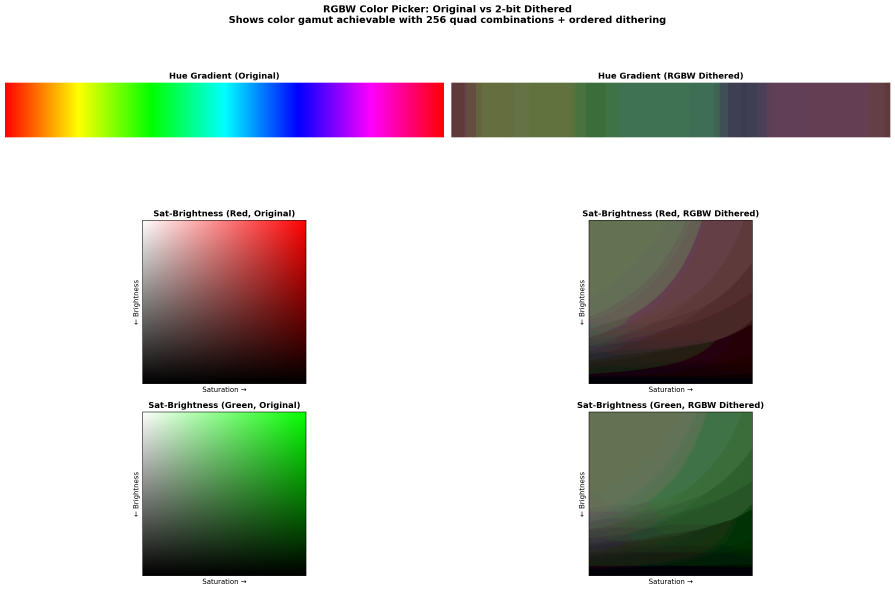
#> input picture rgbw_color_picker.png, 2685 x 1770 px (shown at 1/3 size)
$ python dither_compare.py ../rgbw_color_picker.png out.png
#> lines starting #> are read from the running program, lines starting #| are printed output that depends on the picture
#!/usr/bin/env python3
"""
Compare dithering approaches:
1. OLD: Single 8x8 Bayer + per-CFA bias (Friday's RTL)
2. NEW: CFA-balanced per-color 4x4 Bayer (current RTL)
3. W-AWARE: W compensates for dithered B/G/R values
"""

import numpy as np
from PIL import Image
import sys

# CFA simulation colors - tuned to match real display
CFA_COLORS = {
    "B": np.array([30, 50, 240]),   # Blue
    "W": np.array([255, 255, 255]),
    "G": np.array([80, 150, 65]),   # Green - balanced (120 was too purple, 160 too yellow)
    "R": np.array([240, 55, 50]),   # Slightly less red
}

# degamma_fg LUT from RTL
DEGAMMA_FG_LUT = np.array([
    0, 5, 8, 11, 14, 17, 20, 23, 26, 29, 32, 35,
    38, 42, 46, 50, 54, 58, 62, 66, 70,
    74, 78, 82, 86, 90, 94, 98, 102, 106, 110, 114,
    118, 122, 126, 130, 134, 138, 142, 146, 150, 154,
    158, 162, 166, 170, 174, 178, 182, 186, 190, 194,
    198, 202, 206, 210, 214, 218,
    222, 228, 235, 242, 250, 255
], dtype=np.uint8)

# Standard 8x8 Bayer matrix
BAYER_8X8 = np.array([
    [-8,  0, -6,  2, -7,  1, -5,  3],
    [ 4, -4,  6, -2,  5, -3,  7, -1],
    [-5,  3, -7,  1, -4,  4, -6,  2],
    [ 7, -1,  5, -3,  6, -2,  4, -4],
    [-7,  1, -5,  3, -8,  0, -6,  2],
    [ 5, -3,  7, -1,  4, -4,  6, -2],
    [-4,  4, -6,  2, -5,  3, -7,  1],
    [ 6, -2,  4, -4,  7, -1,  5, -3]
], dtype=np.float32)

# Per-CFA bias from OLD RTL (relative to BIAS_2B=15)
OLD_BIAS = {'B': 6, 'W': -2, 'G': -6, 'R': -2}


def apply_degamma_fg(values):
    """Apply degamma_fg shadow-boost curve."""
    idx = (values.astype(np.uint16) >> 2).clip(0, 63).astype(np.uint8)
    return DEGAMMA_FG_LUT[idx].astype(np.float32)


def quantize_4level(linear, bayer_offset):
    """Quantize to 4 levels with Bayer dithering."""
    # Scale to 5-bit (0-31), add bayer offset, take top 2 bits
    scaled = (linear / 255.0 * 31.0).astype(np.float32)
    dithered = np.clip(scaled + bayer_offset, 0, 31)
    quantized = (dithered / 8).astype(np.uint8)  # 0-3
    return (quantized * 85).astype(np.uint8)  # 0, 85, 170, 255


def get_bayer_8x8_tiled(h, w):
    """Tile standard 8x8 Bayer."""
    return np.tile(BAYER_8X8, (h // 8 + 1, w // 8 + 1))[:h, :w]


def get_cfa_balanced_8x8(phases=None):
    """Per-CFA balanced 8x8: each CFA sees independent 4x4 Bayer."""
    bayer4 = np.array([
        [ 0,  8,  2, 10],
        [12,  4, 14,  6],
        [ 3, 11,  1,  9],
        [15,  7, 13,  5]
    ], dtype=np.float32)

    matrix = np.zeros((8, 8), dtype=np.float32)
    if phases is None:
        phases = {'B': 0, 'W': 8, 'G': 4, 'R': 12}  # Original

    for i in range(4):
        for j in range(4):
            # B at (2i, 2j)
            matrix[2*i, 2*j] = (bayer4[i, j] + phases['B']) % 16 - 8
            # W at (2i, 2j+1)
            matrix[2*i, 2*j+1] = (bayer4[i, j] + phases['W']) % 16 - 8
            # G at (2i+1, 2j)
            matrix[2*i+1, 2*j] = (bayer4[i, j] + phases['G']) % 16 - 8
            # R at (2i+1, 2j+1)
            matrix[2*i+1, 2*j+1] = (bayer4[i, j] + phases['R']) % 16 - 8

    return matrix


def simulate_cfa(bw_image):
    """Simulate CFA color output from grayscale subpixels."""
    h, w = bw_image.shape
    output = np.zeros((h, w, 3), dtype=np.uint8)

    for (dy, dx), color in [((0,0), 'B'), ((0,1), 'W'), ((1,0), 'G'), ((1,1), 'R')]:
        mask = bw_image[dy::2, dx::2].astype(np.float32) / 255.0
        for c in range(3):
            output[dy::2, dx::2, c] = (mask * CFA_COLORS[color][c]).astype(np.uint8)

    return output


# [82 lines left out: functions dither_old, dither_new, dither_w_first, not called in this run]


def dither_grbw(rgb, bias_r=0, bias_g=0, bias_b=0):
    """G-R-B-W: G first, then R, then B, then W. Optional per-channel bias."""
    h, w = rgb.shape[:2]

    r_in = np.clip(rgb[:,:,0].astype(np.float32) + bias_r, 0, 255)
    g_in = np.clip(rgb[:,:,1].astype(np.float32) + bias_g, 0, 255)
    b_in = np.clip(rgb[:,:,2].astype(np.float32) + bias_b, 0, 255)
    lum = (0.299 * r_in + 0.587 * g_in + 0.114 * b_in).astype(np.float32)

    # G=0, R=4, B=8, W=12
    phases = {'G': 0, 'R': 4, 'B': 8, 'W': 12}
    bayer = get_cfa_balanced_8x8(phases)
    bayer = np.tile(bayer, (h // 8 + 1, w // 8 + 1))[:h, :w]
    bayer_half = np.floor(bayer / 2)

    bw_b = quantize_4level(apply_degamma_fg(b_in), bayer_half)
    bw_w = quantize_4level(apply_degamma_fg(lum), bayer_half)
    bw_g = quantize_4level(apply_degamma_fg(g_in), bayer_half)
    bw_r = quantize_4level(apply_degamma_fg(r_in), bayer_half)

    output = np.zeros((h, w), dtype=np.uint8)
    output[0::2, 0::2] = bw_b[0::2, 0::2]
    output[0::2, 1::2] = bw_w[0::2, 1::2]
    output[1::2, 0::2] = bw_g[1::2, 0::2]
    output[1::2, 1::2] = bw_r[1::2, 1::2]

    return output


# [48 lines left out: function dither_w_aware, not called in this run]


def run_comparison(input_path, output_prefix="dither"):
    """Run comparison of all approaches."""
#> called with input_path = '../rgbw_color_picker.png', output_prefix = 'out.png'
    print(f"Loading {input_path}...")
    img = Image.open(input_path).convert('RGB')
    rgb = np.array(img)
    h, w = rgb.shape[:2]
#> h = 1770; w = 2685
    print(f"  Size: {w}x{h}")
#|   Size: 2685x1770

    methods = [
        ("1x", lambda rgb: dither_grbw(rgb, bias_g=8, bias_r=4, bias_b=-4), "G+8 R+4 B-4 (1x)"),
        ("1.5x", lambda rgb: dither_grbw(rgb, bias_g=12, bias_r=6, bias_b=-6), "G+12 R+6 B-6 (1.5x)"),
        ("2x", lambda rgb: dither_grbw(rgb, bias_g=16, bias_r=8, bias_b=-8), "G+16 R+8 B-8 (2x)"),
        ("3x", lambda rgb: dither_grbw(rgb, bias_g=24, bias_r=12, bias_b=-12), "G+24 R+12 B-12 (3x)"),
    ]

    results = []
    for name, func, desc in methods:
        print(f"  {desc}...")
        bw = func(rgb)
        cfa = simulate_cfa(bw)
        results.append((name, bw, cfa, desc))
        Image.fromarray(cfa).save(f"{output_prefix}_{name}.png")
#> this loop made 4 passes
#> (name, desc) on passes 1 to 4: ('1x', 'G+8 R+4 B-4 (1x)'), ('1.5x', 'G+12 R+6 B-6 (1.5x)'), ('2x', 'G+16 R+8 B-8 (2x)'), ('3x', 'G+24 R+12 B-12 (3x)')
#> (printed output is left out)
#> pass 1, in dither_grbw, `lum = (0.299 * r_in + 0.587 * g_in + 0.114 * b_in).astype(np.float32)`:
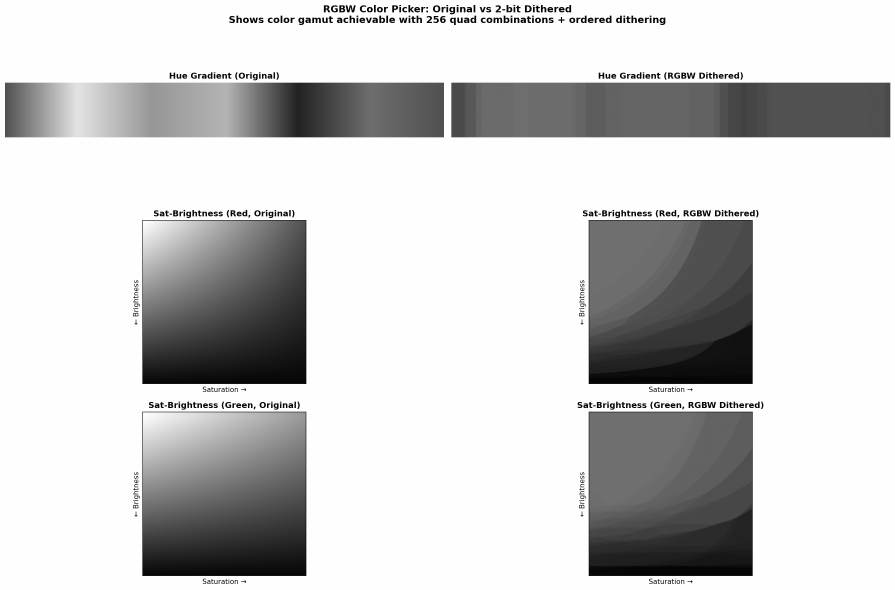
#> lum: shape (1770, 2685) float32 (shown at 1/3 size); min 5.89, max 254.5, mean 204.7
#> after the loop:
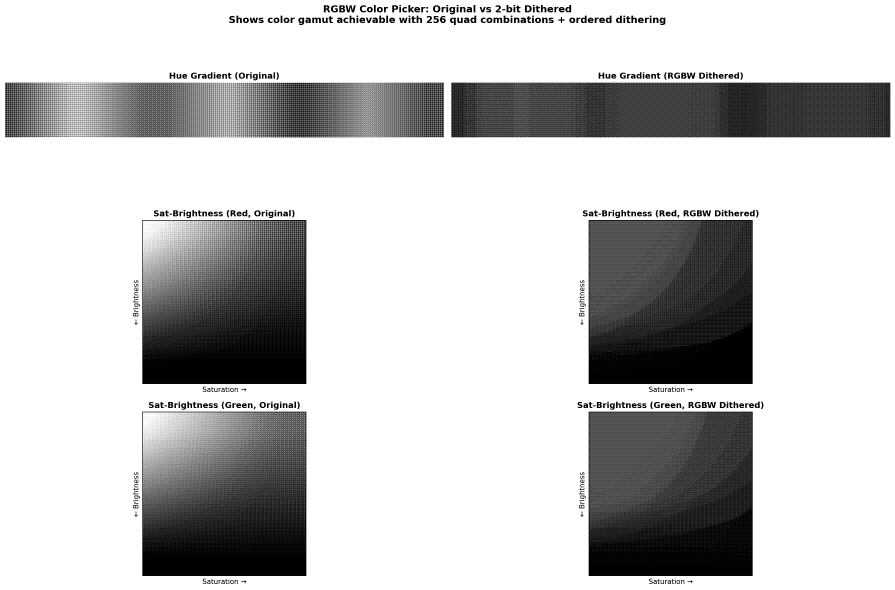
#> bw: shape (1770, 2685) (shown at 1/3 size); min 0, max 255, mean 197.2
#> after the loop:
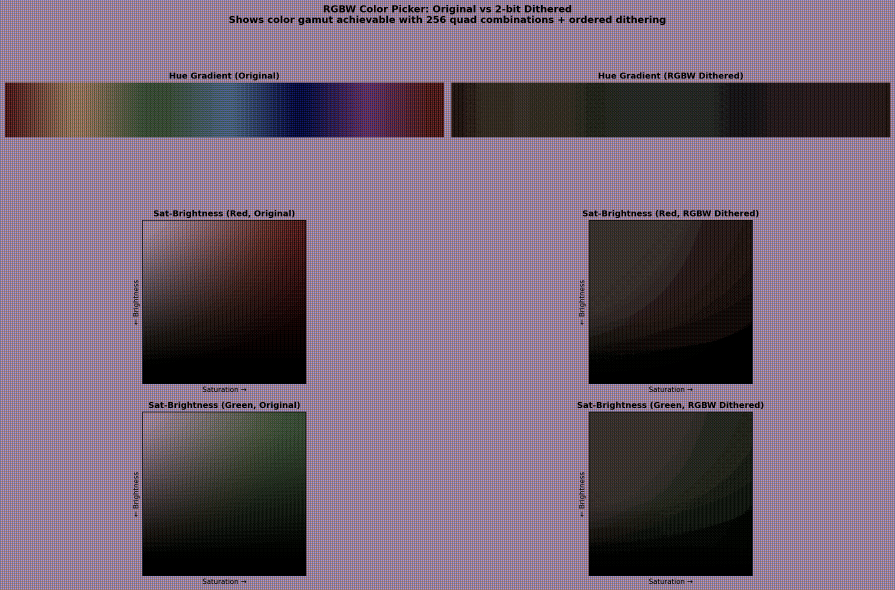
#> cfa: shape (1770, 2685, 3) (shown at 1/3 size); mean R, G, B 117.9, 99.5, 116.6
#> after the loop, results = 4 items

    # Side-by-side comparison
    compare = np.concatenate([r[2] for r in results], axis=1)
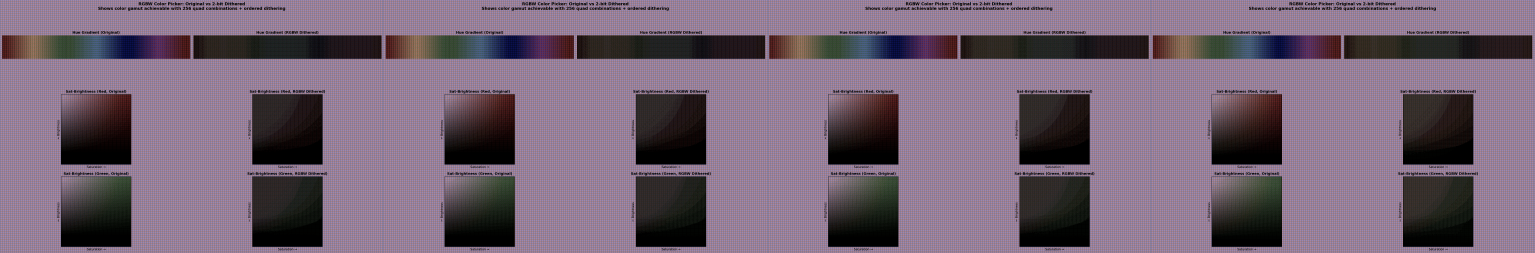
#> compare: shape (1770, 10740, 3) (shown at 1/7 size); mean of channels 0, 1, 2 117, 98.7, 116.2; drawn as R, G, B
    Image.fromarray(compare).save(f"{output_prefix}_compare.png")
    print(f"\nSaved {output_prefix}_compare.png (OLD | NEW | W-AWARE)")

    # Zoomed center crop
    crop_h, crop_w = min(200, h//2), min(300, w//2)
#> crop_h = 200; crop_w = 300
    cy, cx = h//2, w//2
#> cy = 885; cx = 1342
    zooms = []
    for name, bw, cfa, desc in results:
        crop = cfa[cy-crop_h//2:cy+crop_h//2, cx-crop_w//2:cx+crop_w//2]
        zoomed = np.repeat(np.repeat(crop, 3, axis=0), 3, axis=1)
        zooms.append(zoomed)
#> this loop made 4 passes
#> pass 1, in run_comparison, `crop = cfa[cy-crop_h//2:cy+crop_h//2, cx-crop_w//2:cx+crop_w//2]`:
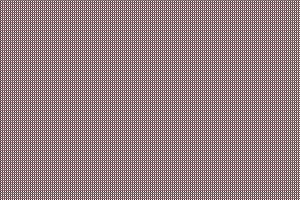
#> crop: shape (200, 300, 3); mean of channels 0, 1, 2 151.2, 127.5, 152.5; drawn as R, G, B
#> pass 1, in run_comparison, `zoomed = np.repeat(np.repeat(crop, 3, axis=0), 3, axis=1)`:
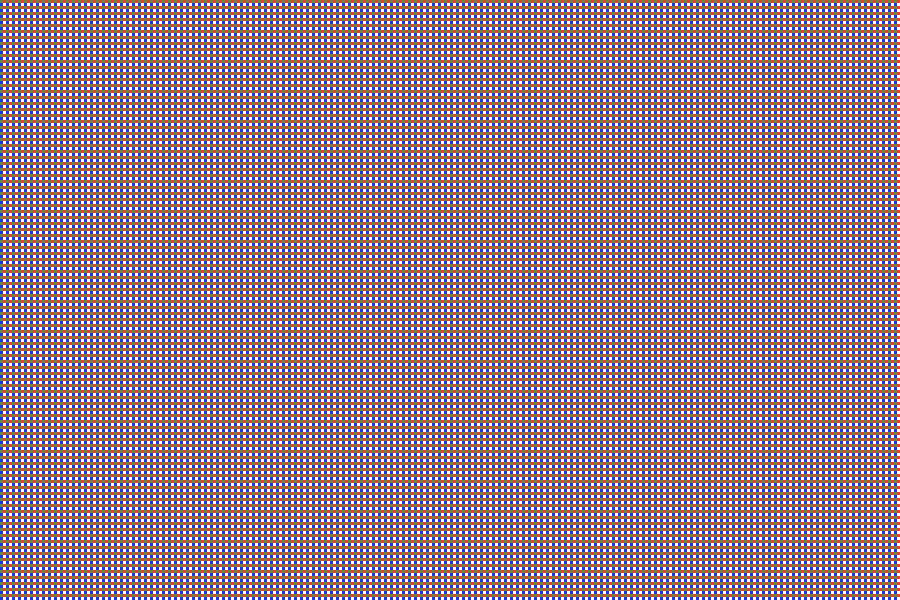
#> zoomed: shape (600, 900, 3); mean of channels 0, 1, 2 151.2, 127.5, 152.5; drawn as R, G, B
#> after the loop, zooms = 4 items

    zoom_compare = np.concatenate(zooms, axis=1)
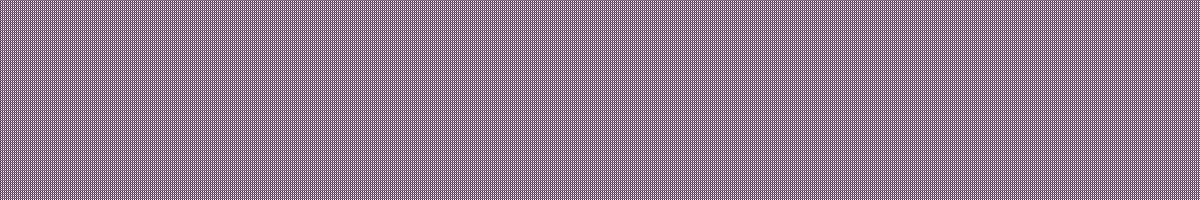
#> zoom_compare: shape (600, 3600, 3) (shown at 1/3 size); mean of channels 0, 1, 2 151.2, 127.5, 152.5; drawn as R, G, B
    Image.fromarray(zoom_compare).save(f"{output_prefix}_zoom.png")
    print(f"Saved {output_prefix}_zoom.png (3x zoom)")


if __name__ == "__main__":
    if len(sys.argv) < 2:
        print("Usage: python dither_compare.py <input_image> [output_prefix]")
        print("\nCompares:")
        print("  OLD: Single 8x8 Bayer + per-CFA bias")
        print("  NEW: CFA-balanced per-color 4x4 Bayer")
        print("  W-AWARE: W compensates for B/G/R dithered values")
        sys.exit(1)

    input_path = sys.argv[1]
    output_prefix = sys.argv[2] if len(sys.argv) > 2 else "dither"
    run_comparison(input_path, output_prefix)
